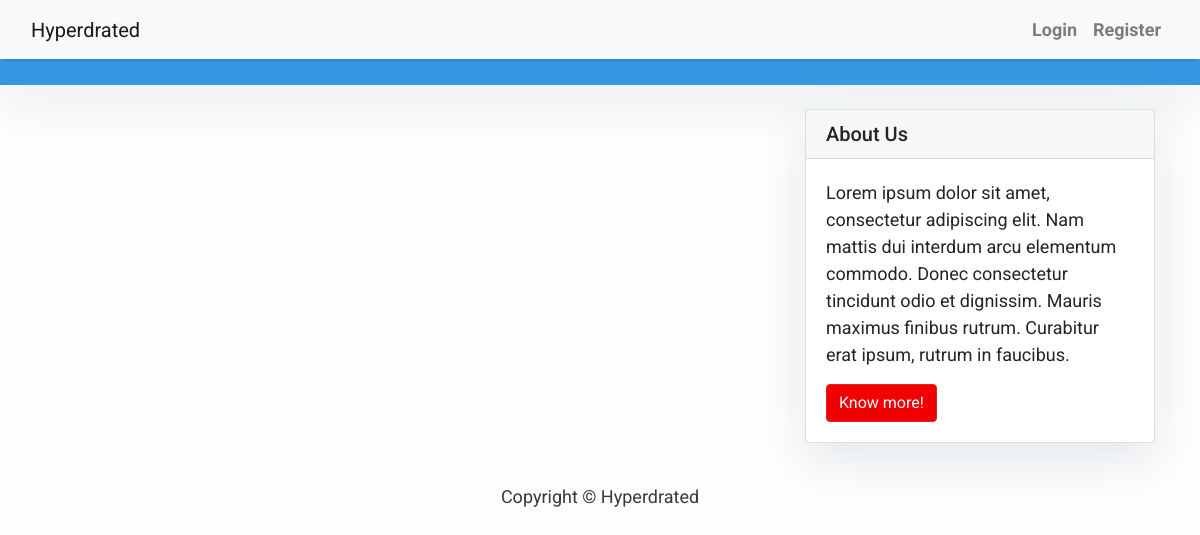
The app's page /, older data.
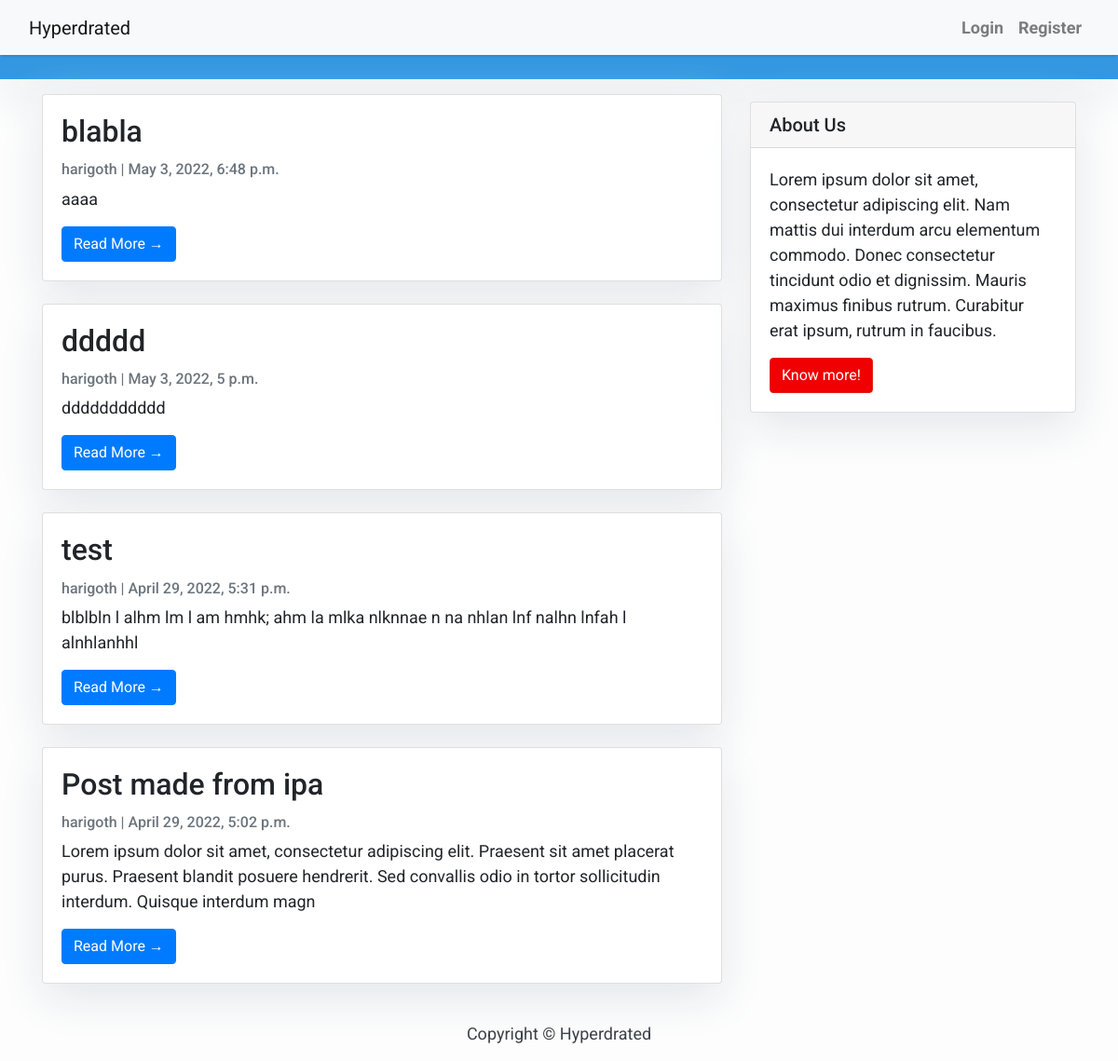
The same page, newer data.
### hyperdrated/models.py (models this page shows, shortened)
class BlogPost(models.Model):
    title = models.CharField(max_length=200, unique=True)
    content = models.TextField()
    image = models.ImageField(null=True, blank=True, upload_to='images/')
    author = models.ForeignKey(User, on_delete= models.CASCADE,related_name='blog_posts')
    slug = models.SlugField(max_length=200, unique=True)
    created_on = models.DateTimeField(auto_now_add=True)
    updated_on = models.DateTimeField(auto_now= True)
    status = models.IntegerField(choices=STATUS, default=1)
    up_vote = models.IntegerField(default=0)
    down_vote = models.IntegerField(default=0)
    class Meta:
        ordering = ['-created_on']

### hyperdrated/views.py (the view)
# urls.py: path('', views.Home.as_view(), name='index'),
class Home(APIView):
    renderer_classes = [TemplateHTMLRenderer]
    template_name = 'hyperdrated/index.html'
    def get(self, request):
        queryset = BlogPost.objects.all()
        return Response({'post_list': queryset})

### templates/hyperdrated/index.html (shortened to what this page needs)
{% extends "hyperdrated/base.html" %}
{% load static %}
{% block content %}
<header class="masthead">
    <div class="container">
        <div class="row">
            <div class=" col-md-8 col-md-10 mx-auto">
            </div>
        </div>
    </div>
</header>
<div class="container">
    <div class="row">
        <div class="col-md-8 mt-3 left">
            {% for post in post_list %}
            <div class="card mb-4">
                <div class="card-body">
                    <h2 class="card-title">{{ post.title }}</h2>
                    <p class="card-text text-muted h6">{{ post.author }} | {{ post.created_on}} </p>
                    <p class="card-text">{{post.content|slice:":200" }}</p>
                    <a href="{{post.slug}}{{post.pk}}" class="btn btn-primary">Read More &rarr;</a>
                </div>
            </div>
            {% endfor %}
        </div>
        {% block sidebar %} {% include 'hyperdrated/sidebar.html' %} {% endblock sidebar %}
    </div>
</div>
{%endblock%}

### templates/hyperdrated/base.html (shortened to what this page needs)
<!DOCTYPE html>
<html>
    <head>
        <link rel="stylesheet" href="https://maxcdn.bootstrapcdn.com/bootstrap/4.0.0/css/bootstrap.min.css"
 />
    </head>
    <body>
        <nav class="navbar navbar-expand-lg navbar-light bg-light shadow" id="mainNav">
            <div class="container-fluid">
                <a class="navbar-brand" href="{% url 'hyperdrated:index' %}">Hyperdrated</a>
                <div class="collapse navbar-collapse" id="navbarResponsive">
                    <ul class="navbar-nav ml-auto">
                        {% if user.is_authenticated %}
                        <li class="nav-item text-black">
                            <a class="navbar text-black font-weight-bold">Hi {{user}}</a>
                        </li>
                        <li class="nav-item text-black">
                            <a class="nav-link text-black font-weight-bold" href="/userpage">My page</a>
                        </li>
                        <li class="nav-item text-black">
                            <a class="nav-link text-black font-weight-bold" href="/logout">Logout</a>
                        </li>
                        {% else %}
                        <li class="nav-item text-black">
                            <a class="nav-link text-black font-weight-bold" href="/login">Login</a>
                        </li>
                        <li class="nav-item text-black">
                            <a class="nav-link text-black font-weight-bold" href="/register">Register</a>
                        </li>
                        {% endif %}
                    </ul>
                </div>
            </div>
        </nav>
        {% block content %}{% endblock content %}
        <footer class="py-3 bg-grey">
            <p class="m-0 text-dark text-center ">Copyright &copy; Hyperdrated</p>
        </footer>
    </body>
</html>

### templates/hyperdrated/sidebar.html (shortened to what this page needs)
{% block sidebar %}
<div class="col-md-4 float-right ">
<div class="card my-4">
        <h5 class="card-header">About Us</h5>
    <div class="card-body">
        <p class="card-text"> Lorem ipsum dolor sit amet, consectetur adipiscing elit. Nam mattis dui interdum arcu elementum commodo. Donec consectetur tincidunt odio et dignissim. Mauris maximus finibus rutrum. Curabitur erat ipsum, rutrum in faucibus. </p>
        <a href="#"
           class="btn btn-danger">Know more!</a>
    </div>
</div>
</div>
{% endblock sidebar %}

### templates/hyperdrated/base.html (style rules this page uses)
body { font-family: "Roboto", sans-serif; font-size: 17px; background-color: #fdfdfd; }
.shadow { box-shadow: 0 4px 2px -2px rgba(0, 0, 0, 0.1); }
.btn-danger { color: #fff; background-color: #f00000; border-color: #dc281e; }
.masthead { background: #3398E1; height: auto; padding-bottom: 15px; box-shadow: 0 16px 48px #E3E7EB; padding-top: 10px; }

### templates/hyperdrated/index.html (style rules this page uses)
body { font-family: "Roboto", sans-serif; font-size: 18px; background-color: #fdfdfd; }
.card { box-shadow: 0 16px 48px #E3E7EB; }

### templates/hyperdrated/sidebar.html (style rules this page uses)
.card { box-shadow: 0 16px 48px #E3E7EB; }

Row changes from the older to the newer data that the page shows:
added BlogPost: title "blabla", author "harigoth", created_on "May 3, 2022, 6:48 p.m.", content "aaaa"
added BlogPost: title "ddddd", author "harigoth", created_on "May 3, 2022, 5 p.m.", content "ddddddddddd"
added BlogPost: title "test", author "harigoth", created_on "April 29, 2022, 5:31 p.m.", content "blblbln l alhm lm l am hmhk; ahm la mlka nlknnae n na nhlan lnf nalhn lnfah l alnhlanhhl"
added BlogPost: title "Post made from ipa", author "harigoth", created_on "April 29, 2022, 5:02 p.m.", content "Lorem ipsum dolor sit amet, consectetur adipiscing elit. Praesent sit amet placerat purus. Praesent blandit posuere hendrerit. Sed convallis odio in tortor sollicitudin interdum. Quisque interdum magn"
